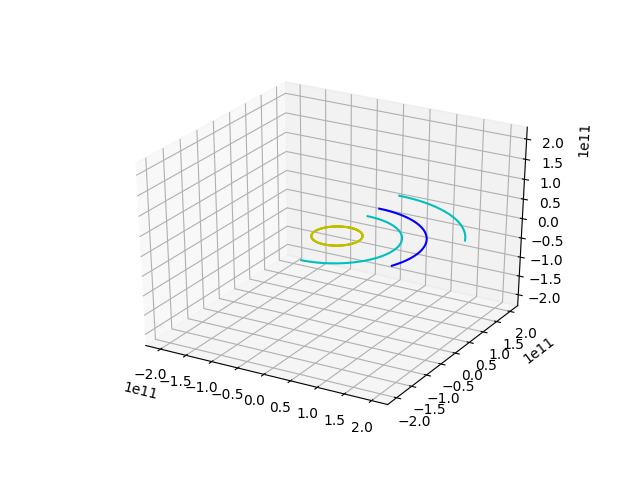

Python code for this plot:
import math
import sys
import random
import matplotlib.pyplot as plot
from mpl_toolkits.mplot3d import Axes3D

def plot_output(bodies, outfile = None):
    fig = plot.figure()
    colours = ['r','b','g','y','m','c']
    ax = fig.add_subplot(1,1,1, projection='3d')
    for current_body in bodies: 
        max_range = max(max(current_body["x"]),max(current_body["y"]),max(current_body["z"]))
        ax.plot(current_body["x"], current_body["y"], current_body["z"], c = random.choice(colours), label = current_body["name"])        
    
    ax.set_xlim([-max_range,max_range])    
    ax.set_ylim([-max_range,max_range])
    ax.set_zlim([-max_range,max_range])

    if outfile:
        plot.savefig(outfile)
    else:
        plot.show()

def read_bodies(files = []):
    bodies = []
    for file in files:
        with open(file) as f: 
            name = str(f.readline()).strip('\n')
            x = []
            y = []
            z = []

            for line in f:
                input = line.strip('\n').split()
                x.append(float(input[0]))
                y.append(float(input[1]))                
                z.append(float(input[2]))
        bodies.append({"name":str(name), "x":x, "y":y, "z":z})

    return bodies
        
if __name__ == "__main__":
    if len(sys.argv) < 2:
        print ("Please include list of body files as arguments")
    names = sys.argv[1:]
    bodies = read_bodies(names)
    plot_output(bodies,'plot.png')
    
